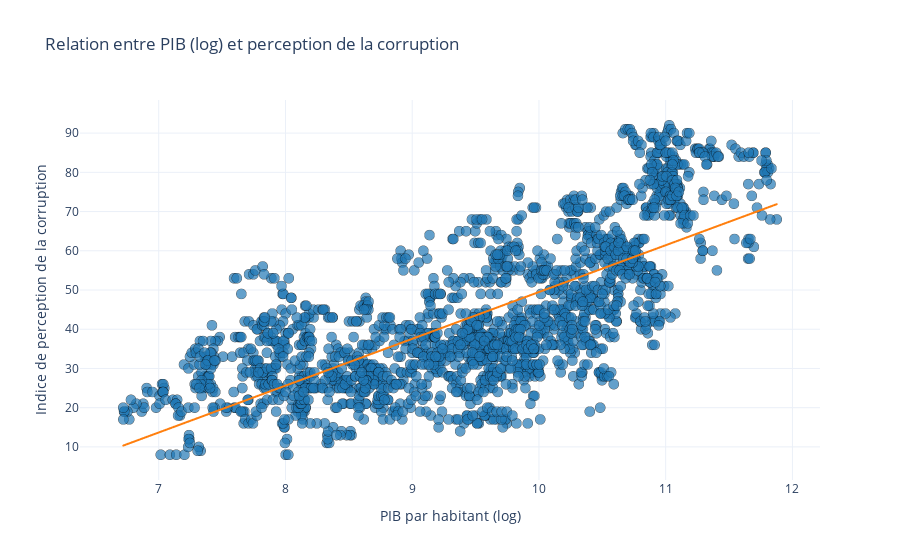

Notebook code for this chart:
### Markdown cell above
### Visualisation avec régression linéaire

### Code cell
import plotly.express as px

fig = px.scatter(
    df_clean,
    x='log_gdp_per_capita',
    y='corruption_index',
    hover_name='Entity',
    trendline='ols',
    title='Relation entre PIB (log) et perception de la corruption',
    labels={
        'log_gdp_per_capita': 'PIB par habitant (log)',
        'corruption_index': 'Indice de perception de la corruption'
    },
    color_discrete_sequence=['#1f77b4']  # Couleur des points
)

# Modifier la couleur de la droite de régression
fig.update_traces(marker=dict(size=10, opacity=0.7, line=dict(width=0.5, color='black')))

# Modifier couleur de la droite séparément
for trace in fig.data:
    if trace.mode == 'lines':
        trace.line.color = '#ff7f0e'  # orange vif

fig.update_layout(template="plotly_white")
fig.show()

### Figure 1 — Plotly figure (JSON) as saved in the notebook; plotly's stock layout.template omitted (floating-point values rounded to 4 significant figures; data arrays with more than 128 entries replaced by an {"elided": "..."} marker saying what was removed)
{"data": [{"hovertemplate": "<b>%{hovertext}</b><br><br>PIB par habitant (log)=%{x}<br>Indice de perception de la corruption=%{y}<extra></extra>", "hovertext": {"elided": "2045 str values"}, "legendgroup": "", "marker": {"color": "#1f77b4", "line": {"color": "black", "width": 0.5}, "opacity": 0.7, "size": 10, "symbol": "circle"}, "mode": "markers", "name": "", "showlegend": false, "type": "scattergl", "x": {"elided": "2045 float values"}, "xaxis": "x", "y": {"elided": "2045 int values"}, "yaxis": "y"}, {"hovertemplate": "<b>OLS trendline</b><br>corruption_index = 11.9345 * log_gdp_per_capita + -69.8655<br>R<sup>2</sup>=0.532155<br><br>PIB par habitant (log)=%{x}<br>Indice de perception de la corruption=%{y} <b>(trend)</b><extra></extra>", "legendgroup": "", "line": {"color": "#ff7f0e"}, "marker": {"color": "#1f77b4", "line": {"color": "black", "width": 0.5}, "opacity": 0.7, "size": 10, "symbol": "circle"}, "mode": "lines", "name": "", "showlegend": false, "type": "scattergl", "x": {"elided": "2045 float values"}, "xaxis": "x", "y": {"elided": "2045 float values"}, "yaxis": "y"}], "layout": {"autosize": true, "legend": {"tracegroupgap": 0}, "title": {"text": "Relation entre PIB (log) et perception de la corruption"}, "xaxis": {"anchor": "y", "autorange": true, "domain": [0, 1], "range": [6.391, 12.2], "title": {"text": "PIB par habitant (log)"}, "type": "linear"}, "yaxis": {"anchor": "x", "autorange": true, "domain": [0, 1], "range": [-0.5686, 100.6], "title": {"text": "Indice de perception de la corruption"}, "type": "linear"}}}
